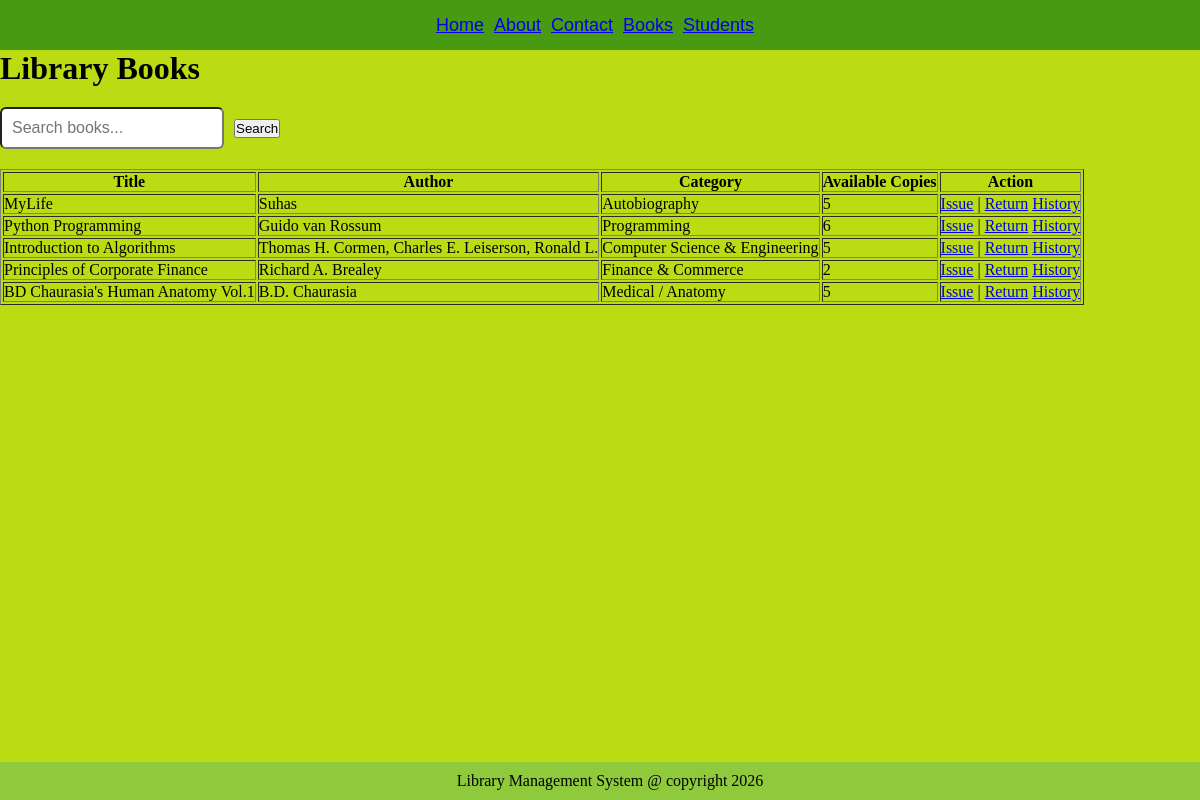
/books/, run on an earlier commit of the app's database.
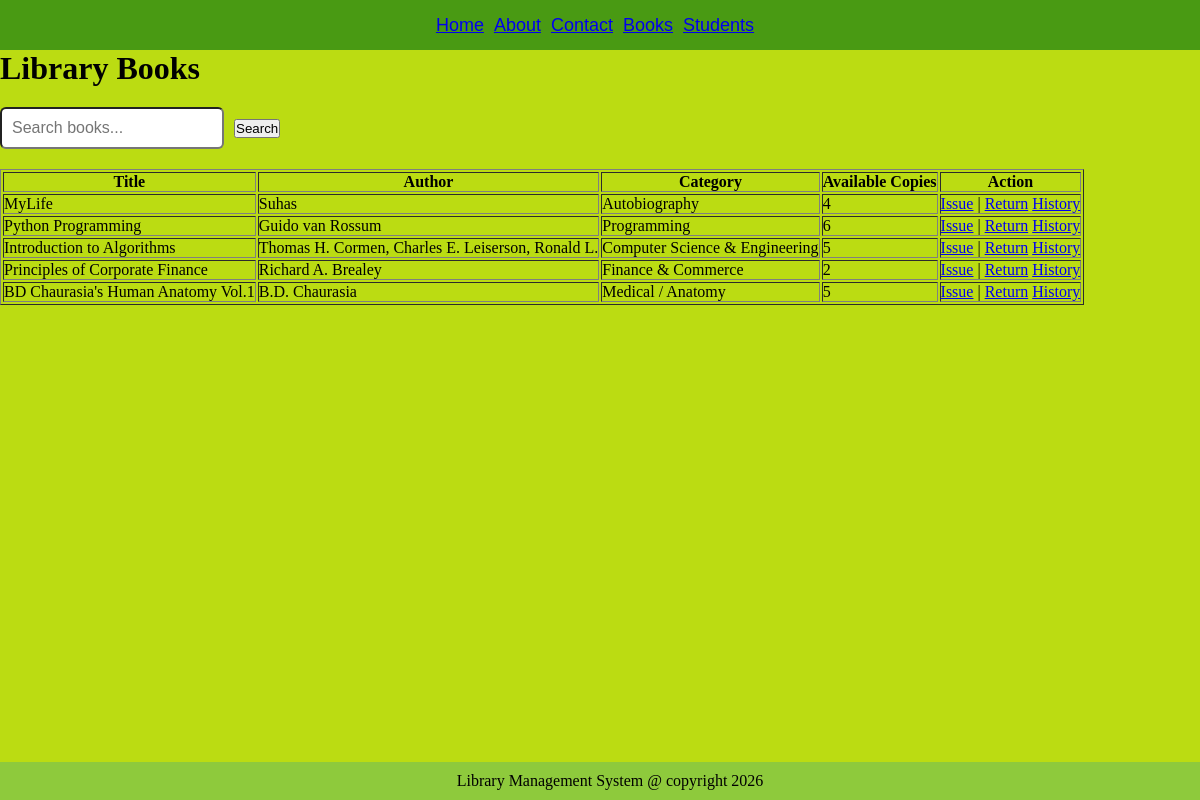
And on a later commit of the database.
### library/models.py (models this page shows, shortened)
class Book(models.Model):
    title=models.CharField(max_length=100)
    author=models.CharField(max_length=50)
    isbn_number=models.CharField(max_length=25)
    category=models.CharField(max_length=50)
    publisher=models.CharField(max_length=100)
    price=models.DecimalField(max_digits=10,decimal_places=2)
    quantity=models.IntegerField()
    published_date=models.DateField()
    available_copies=models.PositiveIntegerField(default=0)

### library/views.py (the view)
# urls.py: path("books/",views.books,name="books"),
def books(request):
    query=request.GET.get('q')
    if query:
        books=Book.objects.filter(Q(title__icontains=query) | Q(author__icontains=query) | Q(category__icontains=query))
    else:
        books=Book.objects.all()
    return render(request,'books.html',{'books':books})

### library/templates/books.html (shortened to what this page needs)
{% extends 'base.html' %}
{% block content %}
<h1>Library Books</h1>
<form method="GET" class="search-form">
    <input type="text" name="q" placeholder="Search books..." class="search-input">
    <button type="submit" class="search-btn">Search</button>
</form>
<table border="1" cellpadding="10">
    <tr>
        <th>Title</th>
        <th>Author</th>
        <th>Category</th>
        <th>Available Copies</th>
        <th>Action</th>
    </tr>
    {% for book in books %}
    <tr>
        <td>{{book.title}}</td>
        <td>{{book.author}}</td>
        <td>{{book.category}}</td>
        <td>{{book.available_copies}}</td>
        <td>
        <a href="{% url 'issue_book' book.id %}">Issue</a> |
        <a href="{% url 'return_book' book.id %}">Return</a>
        <a href="{% url 'book_history' book.id%}">History</a>
    </td>
    </tr>
    {% empty %}
    <tr>
        <td colspan="5">No books available</td>
    </tr>
    {% endfor %}
</table>
{% endblock %}

What changed in the data, as far as the page shows it:
changed Book "MyLife": available_copies "5" → "4"
